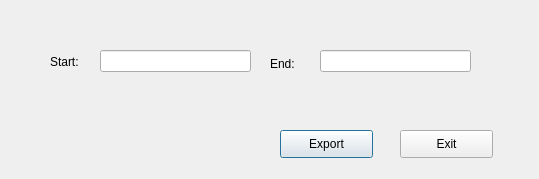
<?xml version="1.0" encoding="UTF-8"?>
<ui version="4.0">
 <class>Dialog</class>
 <widget class="QDialog" name="Dialog">
  <property name="geometry">
   <rect>
    <x>0</x>
    <y>0</y>
    <width>539</width>
    <height>179</height>
   </rect>
  </property>
  <property name="windowTitle">
   <string>Dialog</string>
  </property>
  <widget class="QLineEdit" name="start">
   <property name="geometry">
    <rect>
     <x>100</x>
     <y>50</y>
     <width>151</width>
     <height>22</height>
    </rect>
   </property>
   <property name="alignment">
    <set>Qt::AlignCenter</set>
   </property>
  </widget>
  <widget class="QLabel" name="label">
   <property name="geometry">
    <rect>
     <x>50</x>
     <y>54</y>
     <width>41</width>
     <height>16</height>
    </rect>
   </property>
   <property name="text">
    <string>Start:</string>
   </property>
  </widget>
  <widget class="QLabel" name="label_2">
   <property name="geometry">
    <rect>
     <x>270</x>
     <y>54</y>
     <width>41</width>
     <height>20</height>
    </rect>
   </property>
   <property name="text">
    <string>End:</string>
   </property>
  </widget>
  <widget class="QLineEdit" name="end">
   <property name="geometry">
    <rect>
     <x>320</x>
     <y>50</y>
     <width>151</width>
     <height>22</height>
    </rect>
   </property>
   <property name="alignment">
    <set>Qt::AlignCenter</set>
   </property>
  </widget>
  <widget class="QPushButton" name="export_">
   <property name="geometry">
    <rect>
     <x>280</x>
     <y>130</y>
     <width>93</width>
     <height>28</height>
    </rect>
   </property>
   <property name="text">
    <string>Export</string>
   </property>
  </widget>
  <widget class="QPushButton" name="cancel">
   <property name="geometry">
    <rect>
     <x>400</x>
     <y>130</y>
     <width>93</width>
     <height>28</height>
    </rect>
   </property>
   <property name="text">
    <string>Exit</string>
   </property>
  </widget>
 </widget>
 <resources/>
 <connections>
  <connection>
   <sender>cancel</sender>
   <signal>clicked()</signal>
   <receiver>Dialog</receiver>
   <slot>accept()</slot>
   <hints>
    <hint type="sourcelabel">
     <x>490</x>
     <y>143</y>
    </hint>
    <hint type="destinationlabel">
     <x>451</x>
     <y>97</y>
    </hint>
   </hints>
  </connection>
 </connections>
</ui>
